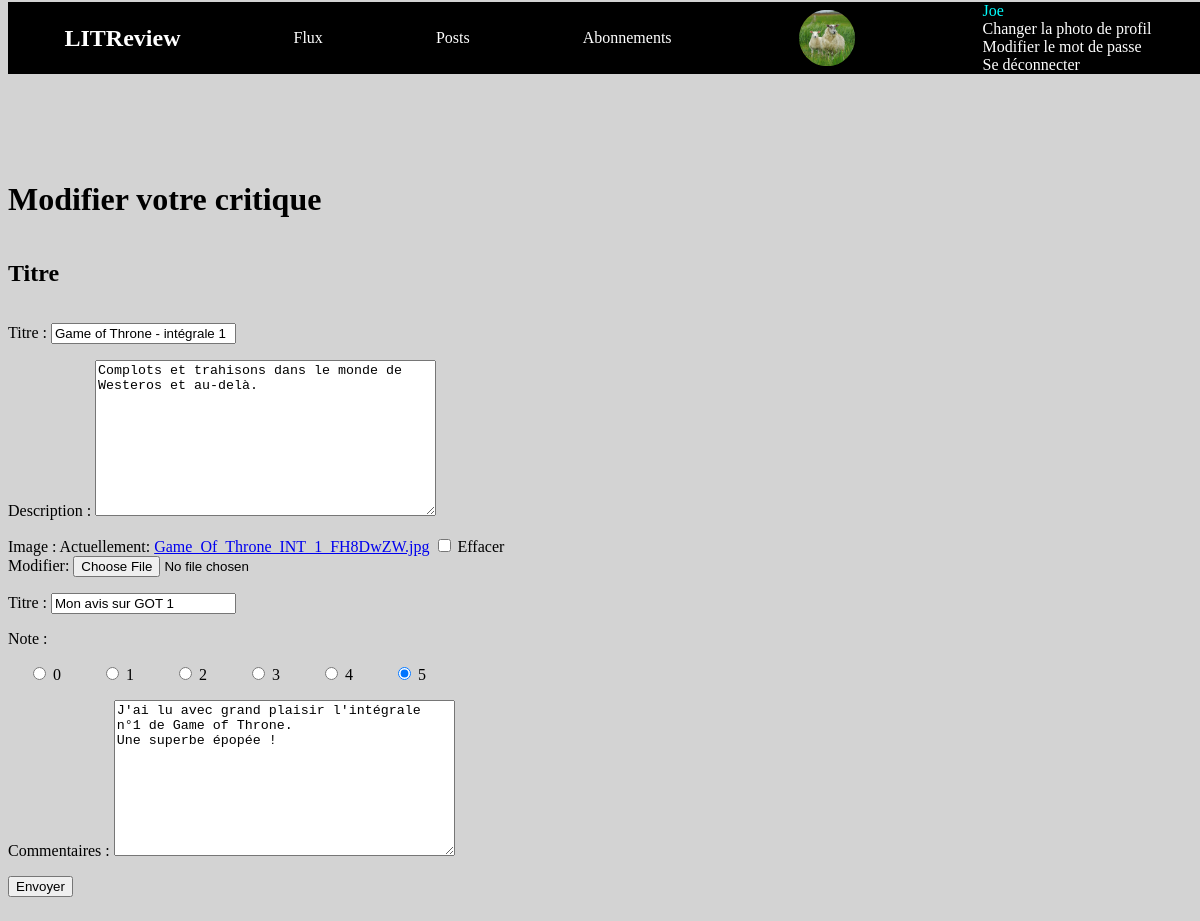
Page /review/3/change/ (signed in) on the committed database.
### authentication/models.py (models this page shows)
class User(AbstractUser):
    profile_photo = models.ImageField(verbose_name='Photo de profil')

### critics/models.py (models this page shows, shortened)
class Ticket(models.Model):
    title = models.CharField(max_length=128)
    description = models.TextField(max_length=2048, blank=True)
    user = models.ForeignKey(
        to=settings.AUTH_USER_MODEL,
        on_delete=models.CASCADE)
    image = models.ImageField(null=True, blank=True)
    time_created = models.DateTimeField(auto_now_add=True)
    IMAGE_MAX_SIZE = (200, 200)

class Review(models.Model):
    ticket = models.ForeignKey(
        to=Ticket,
        on_delete=models.CASCADE,
        default=None)
    headline = models.CharField(max_length=128)
    rating = models.PositiveSmallIntegerField(
        validators=[MinValueValidator(0), MaxValueValidator(5)])
    body = models.TextField(max_length=8192, blank=True)
    user = models.ForeignKey(
        to=settings.AUTH_USER_MODEL, on_delete=models.CASCADE)
    time_created = models.DateTimeField(auto_now_add=True)

### critics/views.py (the view)
# urls.py: path('review/<int:review_id>/change/', critics.views.review_update,
@login_required()
def review_update(request, review_id):
    review = get_object_or_404(Review, id=review_id)
    ticket = get_object_or_404(Ticket, id=review.ticket.id)
    if request.method == "POST":
        review_form = ReviewForm(request.POST, request.FILES, instance=review)
        ticket_form = TicketForm(request.POST, request.FILES, instance=ticket)
        if all([ticket_form.is_valid(), review_form.is_valid()]):
            ticket_form.save()
            review = review_form.save(commit=False)
            review.time_created = datetime.datetime.now()
            review.save()
            return render(
                request,
                "critics/review_read.html",
                {"review": review})
    else:
        review_form = ReviewForm(instance=review)
        ticket_form = TicketForm(instance=ticket)
    return render(
        request,
        "critics/review_update.html",
        {"review_form": review_form, "ticket_form": ticket_form},
    )

### critics/forms.py
class ReviewForm(forms.ModelForm):
    class Meta:
        model = Review
        exclude = ['user', 'ticket']
        labels = {'headline': 'Titre',
                  'body': 'Commentaires',
                  'rating': 'Note'}
        rating_choices = [('0', 0), ('1', 1), ('2', 2),
                          ('3', 3), ('4', 4), ('5', 5)]
        widgets = {'rating': forms.RadioSelect(choices=rating_choices)}

class TicketForm(forms.ModelForm):
    class Meta:
        model = Ticket
        exclude = ['user']
        labels = {'title': 'Titre'}

### critics/templates/critics/review_update.html (shortened to what this page needs)
{% extends '../base.html' %}
{% block content %}
<h1>Modifier votre critique </h1>
<h2>Titre</h2>
<form action="" method="post" enctype="multipart/form-data">
    {{ ticket_form.as_p }}
    {{ review_form.as_p }}
    <input type="submit" value="Envoyer">
</form>
{% endblock %}

### templates/base.html (shortened to what this page needs)
{% load static %}
<html>
    <head>
        <link rel="stylesheet" href="{% static 'critics/styles.css' %}" />
    </head>
    <header>
        <nav> <h1>LITReview</h1>
            {% if user.is_authenticated %}
            <a href="/flux">Flux</a>
            <a href="/posts">Posts</a>
            <a href="/subscribe">Abonnements</a>
            <div>
                {% if request.user.profile_photo %}
                    <img class="profile-photo" src="{{ request.user.profile_photo.url }}" alt="">
                {% else %}
                    <i class="fa-solid fa-circle-user fa-5x"></i>
                {% endif %}
            </div>
            <div class="account_management">
                <div class="display_username">{{ request.user }}</div>
                <a href="{% url 'profile-photo' %}">Changer la photo de profil</a>
                <a href="{% url 'new_password' %}">Modifier le mot de passe</a>
                <a href="{% url 'logout' %}">Se déconnecter</a>
            </div>
        </nav>
        {% endif %}
    </header>
    <body>
        {% block content %}{% endblock %}
    </body>
</html>

### critics/static/critics/styles.css (style rules this page uses)
header { position:fixed; top:2px; height:80px; width:100%; }
body { margin-top:160px; display: flex; flex-direction: column; color: black; background-color: lightgrey; }
nav { display:flex; justify-content: space-around; align-items:center; background-color: black; color: white; }
nav a { color: white; text-decoration: none; }
.account_management { display:flex; flex-direction: column; }
.display_username { color:cyan; }
.profile-photo { width : 85px; clip-path: ellipse(33% 50%); }
#id_rating { display: flex; }
#id_rating >div { margin-left:20px; margin-right:20px; }

### rows in the picture
User: user.profile_photo (picture), user "Joe"
Ticket: title "Game of Throne - intégrale 1", description "Complots et trahisons dans le monde de Westeros et au-delà."
Review: headline "Mon avis sur GOT 1", rating "☐ 0 ☐ 1 ☐ 2 ☐ 3 ☐ 4 ☑ 5", body "J'ai lu avec grand plaisir l'intégrale n°1 de Game of Throne. Une superbe épopée !"
